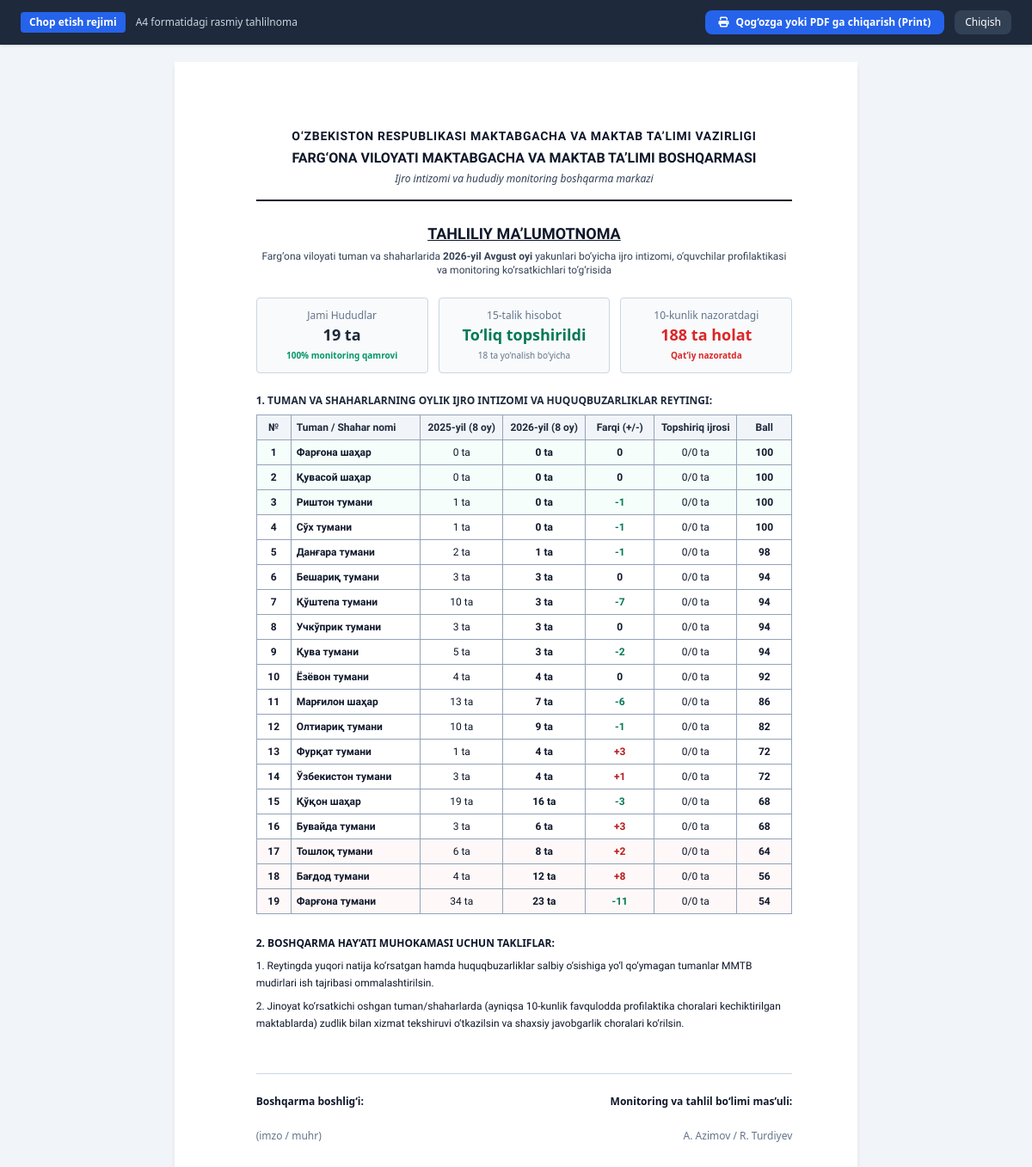
The app's page /reports/print-summary with its own data.
### tables this page shows
CREATE TABLE districts (
        id INTEGER PRIMARY KEY AUTOINCREMENT,
        name TEXT NOT NULL UNIQUE,
        code TEXT,
        is_city INTEGER DEFAULT 0,
        sort_order INTEGER
    );

### main.py (the view)
@app.get("/reports/print-summary", response_class=HTMLResponse)
async def print_summary_page(request: Request, month: int = 8, year: int = 2026):
    conn = get_db()
    cursor = conn.cursor()
    cursor.execute("""
    SELECT d.id, d.name, d.code, d.is_city,
           (SELECT COUNT(*) FROM juvenile_incidents WHERE district_id = d.id) as inc_cnt,
           (SELECT COUNT(*) FROM task_district_assignments WHERE district_id = d.id AND status = 'Bajarildi') as done_tasks,
           (SELECT COUNT(*) FROM task_district_assignments WHERE district_id = d.id) as total_tasks,
           (SELECT numeric_values FROM monthly_15_records r
            JOIN monthly_15_submissions s ON r.submission_id = s.id
            WHERE s.district_id = d.id AND r.direction_number = 10 LIMIT 1) as crime_data
    FROM districts d
    ORDER BY d.sort_order
    """)
    districts = cursor.fetchall()
    dist_list = []
    for d in districts:
        c_data = json.loads(d['crime_data']) if d['crime_data'] else {}
        j25 = c_data.get('jinoyat_2025', 0)
        j26 = c_data.get('jinoyat_2026', 0)
        diff = c_data.get('farqi', j26 - j25)
        score = 90 - (j26 * 2) + (10 if diff <= 0 else -10)
        score = max(50, min(100, score))
        dist_list.append({
            "name": d['name'],
            "code": d['code'],
            "is_city": d['is_city'],
            "j25": j25,
            "j26": j26,
            "diff": diff,
            "done_tasks": d['done_tasks'],
            "total_tasks": d['total_tasks'],
            "score": score
        })
    dist_list.sort(key=lambda x: x['score'], reverse=True)
    for i, d in enumerate(dist_list, 1):
        d['rank'] = i
    month_name = MONTH_NAMES_UZ.get(month, "Avgust")
    conn.close()
    return templates.TemplateResponse(request=request, name="print_summary.html", context={
        "month_num": month,
        "month_name": month_name,
        "year": year,
        "districts": dist_list
    })

### templates/print_summary.html (shortened to what this page needs)
<!DOCTYPE html>
<html lang="uz">
<head>
    <script src="https://cdn.tailwindcss.com"></script>
    <link rel="stylesheet" href="https://cdnjs.cloudflare.com/ajax/libs/font-awesome/6.4.0/css/all.min.css">
</head>
<body class="text-slate-900">
    <div class="no-print bg-slate-800 text-white py-3 px-6 sticky top-0 z-50 shadow flex justify-between items-center font-sans">
        <div class="flex items-center space-x-3">
            <span class="text-xs bg-blue-600 px-2.5 py-1 rounded font-semibold">Chop etish rejimi</span>
            <span class="text-xs text-slate-300">A4 formatidagi rasmiy tahlilnoma</span>
        </div>
        <div class="flex items-center space-x-3">
            <button onclick="window.print()" class="bg-blue-600 hover:bg-blue-500 text-white px-4 py-1.5 rounded-lg text-xs font-bold flex items-center gap-2 transition">
                <i class="fa-solid fa-print"></i> Qog‘ozga yoki PDF ga chiqarish (Print)
            </button>
            <a href="/" class="bg-slate-700 hover:bg-slate-600 text-white px-3 py-1.5 rounded-lg text-xs font-medium transition">
                Chiqish
            </a>
        </div>
    </div>
    <div class="document-page">
        <div class="text-center space-y-1 pb-4 border-b-2 border-slate-900">
            <h3 class="text-sm font-bold uppercase tracking-wider">O‘zbekiston Respublikasi Maktabgacha va maktab ta’limi vazirligi</h3>
            <h2 class="text-base font-extrabold uppercase">Farg‘ona viloyati Maktabgacha va maktab ta’limi boshqarmasi</h2>
            <p class="text-xs italic text-slate-700 font-sans">Ijro intizomi va hududiy monitoring boshqarma markazi</p>
        </div>
        <div class="mt-6 text-center">
            <h1 class="text-lg font-bold uppercase underline">Tahliliy Ma’lumotnoma</h1>
            <p class="text-xs mt-1 text-slate-700">
                Farg‘ona viloyati tuman va shaharlarida <b>{{ year }}-yil {{ month_name }} oyi</b> yakunlari bo‘yicha ijro intizomi, o‘quvchilar profilaktikasi va monitoring ko‘rsatkichlari to‘g‘risida
            </p>
        </div>
        <div class="grid grid-cols-3 gap-3 my-6 font-sans text-xs">
            <div class="p-3 border border-slate-300 rounded bg-slate-50 text-center">
                <span class="text-slate-500 block">Jami Hududlar</span>
                <span class="text-lg font-bold text-slate-800">19 ta</span>
                <span class="text-[10px] text-emerald-600 font-semibold block mt-0.5">100% monitoring qamrovi</span>
            </div>
            <div class="p-3 border border-slate-300 rounded bg-slate-50 text-center">
                <span class="text-slate-500 block">15-talik hisobot</span>
                <span class="text-lg font-bold text-emerald-700">To‘liq topshirildi</span>
                <span class="text-[10px] text-slate-500 block mt-0.5">18 ta yo‘nalish bo‘yicha</span>
            </div>
            <div class="p-3 border border-slate-300 rounded bg-slate-50 text-center">
                <span class="text-slate-500 block">10-kunlik nazoratdagi</span>
                <span class="text-lg font-bold text-red-600">188 ta holat</span>
                <span class="text-[10px] text-red-600 font-semibold block mt-0.5">Qat’iy nazoratda</span>
            </div>
        </div>
        <div class="mt-4">
            <h4 class="text-xs font-bold uppercase text-slate-800 mb-2 font-sans">
                1. Tuman va shaharlarning oylik ijro intizomi va huquqbuzarliklar reytingi:
            </h4>
            <table class="w-full text-xs border-collapse border border-slate-400">
                <thead>
                    <tr class="bg-slate-100 text-slate-800">
                        <th class="border border-slate-400 p-1.5 text-center w-10">№</th>
                        <th class="border border-slate-400 p-1.5 text-left">Tuman / Shahar nomi</th>
                        <th class="border border-slate-400 p-1.5 text-center w-24">2025-yil (8 oy)</th>
                        <th class="border border-slate-400 p-1.5 text-center w-24">2026-yil (8 oy)</th>
                        <th class="border border-slate-400 p-1.5 text-center w-20">Farqi (+/-)</th>
                        <th class="border border-slate-400 p-1.5 text-center w-24">Topshiriq ijrosi</th>
                        <th class="border border-slate-400 p-1.5 text-center w-16">Ball</th>
                    </tr>
                </thead>
                <tbody>
                    {% for d in districts %}
                    <tr class="{% if loop.index <= 3 %}bg-emerald-50/50{% elif loop.index >= 17 %}bg-red-50/50{% endif %}">
                        <td class="border border-slate-400 p-1.5 text-center font-bold">{{ d.rank }}</td>
                        <td class="border border-slate-400 p-1.5 font-bold">{{ d.name }}</td>
                        <td class="border border-slate-400 p-1.5 text-center">{{ d.j25 }} ta</td>
                        <td class="border border-slate-400 p-1.5 text-center font-bold">{{ d.j26 }} ta</td>
                        <td class="border border-slate-400 p-1.5 text-center font-bold
                            {% if d.diff > 0 %}text-red-700{% elif d.diff < 0 %}text-emerald-700{% endif %}">
                            {% if d.diff > 0 %}+{{ d.diff }}{% else %}{{ d.diff }}{% endif %}
                        </td>
                        <td class="border border-slate-400 p-1.5 text-center">{{ d.done_tasks }}/{{ d.total_tasks }} ta</td>
                        <td class="border border-slate-400 p-1.5 text-center font-bold">{{ d.score }}</td>
                    </tr>
                    {% endfor %}
                </tbody>
            </table>
        </div>
        <div class="mt-6 text-xs leading-relaxed space-y-2">
            <h4 class="font-bold uppercase font-sans">2. Boshqarma Hay’ati muhokamasi uchun takliflar:</h4>
            <p>1. Reytingda yuqori natija ko‘rsatgan hamda huquqbuzarliklar salbiy o‘sishiga yo‘l qo‘ymagan tumanlar MMTB mudirlari ish tajribasi ommalashtirilsin.</p>
            <p>2. Jinoyat ko‘rsatkichi oshgan tuman/shaharlarda (ayniqsa 10-kunlik favqulodda profilaktika choralari kechiktirilgan maktablarda) zudlik bilan xizmat tekshiruvi o‘tkazilsin va shaxsiy javobgarlik choralari ko‘rilsin.</p>
        </div>
        <div class="mt-12 pt-6 border-t border-slate-300 flex justify-between items-end text-xs font-sans">
            <div>
                <p class="font-bold">Boshqarma boshlig‘i:</p>
                <p class="text-slate-500 mt-6">(imzo / muhr)</p>
            </div>
            <div class="text-right">
                <p class="font-bold">Monitoring va tahlil bo‘limi mas’uli:</p>
                <p class="text-slate-500 mt-6">A. Azimov / R. Turdiyev</p>
            </div>
        </div>
    </div>
</body>
</html>

### templates/print_summary.html (style rules this page uses)
body { font-family: 'Times New Roman', serif; background-color: #f1f5f9; }
.document-page { max-width: 210mm; min-height: 297mm; margin: 20px auto; background: white; padding: 20mm 20mm 20mm 25mm; box-shadow: 0 4px 6px -1px rgb(0 0 0 / 0.1); }

### records on screen
districts: rank "1", name "Фарғона шаҳар", j25 "0", j26 "0", diff "0", done_tasks "0", total_tasks "0", score "100"
districts: rank "2", name "Қувасой шаҳар", j25 "0", j26 "0", diff "0", done_tasks "0", total_tasks "0", score "100"
districts: rank "3", name "Риштон тумани", j25 "1", j26 "0", diff "-1", done_tasks "0", total_tasks "0", score "100"
districts: rank "4", name "Сўх тумани", j25 "1", j26 "0", diff "-1", done_tasks "0", total_tasks "0", score "100"
districts: rank "5", name "Данғара тумани", j25 "2", j26 "1", diff "-1", done_tasks "0", total_tasks "0", score "98"
districts: rank "6", name "Бешариқ тумани", j25 "3", j26 "3", diff "0", done_tasks "0", total_tasks "0", score "94"
districts: rank "7", name "Қўштепа тумани", j25 "10", j26 "3", diff "-7", done_tasks "0", total_tasks "0", score "94"
districts: rank "8", name "Учкўприк тумани", j25 "3", j26 "3", diff "0", done_tasks "0", total_tasks "0", score "94"
districts: rank "9", name "Қува тумани", j25 "5", j26 "3", diff "-2", done_tasks "0", total_tasks "0", score "94"
districts: rank "10", name "Ёзёвон тумани", j25 "4", j26 "4", diff "0", done_tasks "0", total_tasks "0", score "92"
districts: rank "11", name "Марғилон шаҳар", j25 "13", j26 "7", diff "-6", done_tasks "0", total_tasks "0", score "86"
districts: rank "12", name "Олтиариқ тумани", j25 "10", j26 "9", diff "-1", done_tasks "0", total_tasks "0", score "82"
districts: rank "13", name "Фурқат тумани", j25 "1", j26 "4", diff "3", done_tasks "0", total_tasks "0", score "72"
districts: rank "14", name "Ўзбекистон тумани", j25 "3", j26 "4", diff "1", done_tasks "0", total_tasks "0", score "72"
districts: rank "15", name "Қўқон шаҳар", j25 "19", j26 "16", diff "-3", done_tasks "0", total_tasks "0", score "68"
districts: rank "16", name "Бувайда тумани", j25 "3", j26 "6", diff "3", done_tasks "0", total_tasks "0", score "68"
districts: rank "17", name "Тошлоқ тумани", j25 "6", j26 "8", diff "2", done_tasks "0", total_tasks "0", score "64"
districts: rank "18", name "Бағдод тумани", j25 "4", j26 "12", diff "8", done_tasks "0", total_tasks "0", score "56"
districts: rank "19", name "Фарғона тумани", j25 "34", j26 "23", diff "-11", done_tasks "0", total_tasks "0", score "54"

### other values on screen
{{ year }} "2026"
{{ month_name }} "Avgust"
